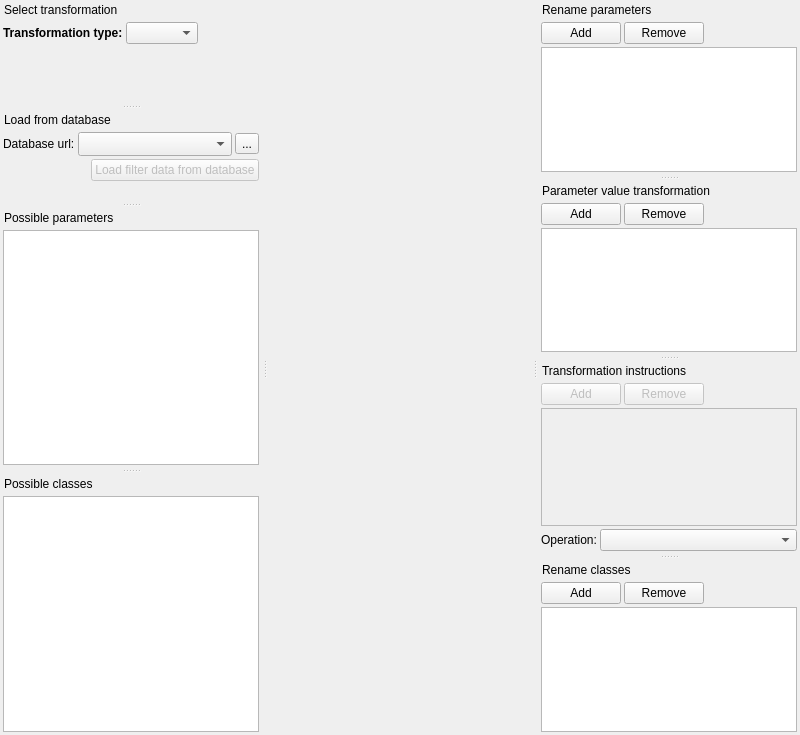
<?xml version="1.0" encoding="UTF-8"?>
<!--
######################################################################################################################
# Copyright (C) 2017-2022 Spine project consortium
# This file is part of Spine Items.
# Spine Items is free software: you can redistribute it and\/or modify it under the terms of the GNU Lesser General
# Public License as published by the Free Software Foundation, either version 3 of the License, or (at your option)
# any later version. This program is distributed in the hope that it will be useful, but WITHOUT ANY WARRANTY;
# without even the implied warranty of MERCHANTABILITY or FITNESS FOR A PARTICULAR PURPOSE. See the GNU Lesser General
# Public License for more details. You should have received a copy of the GNU Lesser General Public License along with
# this program. If not, see <http:\/\/www.gnu.org\/licenses\/>.
######################################################################################################################
-->
<ui version="4.0">
 <class>MainWindow</class>
 <widget class="QMainWindow" name="MainWindow">
  <property name="geometry">
   <rect>
    <x>0</x>
    <y>0</y>
    <width>800</width>
    <height>735</height>
   </rect>
  </property>
  <property name="windowTitle">
   <string>MainWindow</string>
  </property>
  <widget class="QWidget" name="centralwidget"/>
  <widget class="QDockWidget" name="type_dock">
   <property name="features">
    <set>QDockWidget::DockWidgetMovable</set>
   </property>
   <property name="windowTitle">
    <string>Select transformation</string>
   </property>
   <attribute name="dockWidgetArea">
    <number>1</number>
   </attribute>
   <widget class="QWidget" name="dockWidgetContents">
    <layout class="QVBoxLayout" name="verticalLayout">
     <property name="spacing">
      <number>3</number>
     </property>
     <property name="leftMargin">
      <number>3</number>
     </property>
     <property name="topMargin">
      <number>3</number>
     </property>
     <property name="rightMargin">
      <number>3</number>
     </property>
     <property name="bottomMargin">
      <number>3</number>
     </property>
     <item>
      <layout class="QHBoxLayout" name="horizontalLayout_3">
       <property name="leftMargin">
        <number>0</number>
       </property>
       <property name="topMargin">
        <number>0</number>
       </property>
       <property name="rightMargin">
        <number>0</number>
       </property>
       <property name="bottomMargin">
        <number>0</number>
       </property>
       <item>
        <widget class="QLabel" name="label">
         <property name="font">
          <font>
           <bold>true</bold>
          </font>
         </property>
         <property name="text">
          <string>Transformation type:</string>
         </property>
        </widget>
       </item>
       <item>
        <widget class="QComboBox" name="filter_combo_box"/>
       </item>
       <item>
        <spacer name="horizontalSpacer_2">
         <property name="orientation">
          <enum>Qt::Horizontal</enum>
         </property>
         <property name="sizeHint" stdset="0">
          <size>
           <width>40</width>
           <height>20</height>
          </size>
         </property>
        </spacer>
       </item>
      </layout>
     </item>
     <item>
      <spacer name="verticalSpacer">
       <property name="orientation">
        <enum>Qt::Vertical</enum>
       </property>
       <property name="sizeHint" stdset="0">
        <size>
         <width>20</width>
         <height>40</height>
        </size>
       </property>
      </spacer>
     </item>
    </layout>
   </widget>
  </widget>
  <widget class="QDockWidget" name="load_database_dock">
   <property name="features">
    <set>QDockWidget::DockWidgetMovable</set>
   </property>
   <property name="windowTitle">
    <string>Load from database</string>
   </property>
   <attribute name="dockWidgetArea">
    <number>1</number>
   </attribute>
   <widget class="QWidget" name="dockWidgetContents_2">
    <layout class="QVBoxLayout" name="verticalLayout_2">
     <property name="spacing">
      <number>3</number>
     </property>
     <property name="leftMargin">
      <number>3</number>
     </property>
     <property name="topMargin">
      <number>3</number>
     </property>
     <property name="rightMargin">
      <number>3</number>
     </property>
     <property name="bottomMargin">
      <number>3</number>
     </property>
     <item>
      <layout class="QHBoxLayout" name="horizontalLayout_4">
       <item>
        <widget class="QLabel" name="label_4">
         <property name="text">
          <string>Database url:</string>
         </property>
        </widget>
       </item>
       <item>
        <widget class="ElidedCombobox" name="database_url_combo_box">
         <property name="sizePolicy">
          <sizepolicy hsizetype="Expanding" vsizetype="Fixed">
           <horstretch>0</horstretch>
           <verstretch>0</verstretch>
          </sizepolicy>
         </property>
         <property name="sizeAdjustPolicy">
          <enum>QComboBox::AdjustToMinimumContentsLengthWithIcon</enum>
         </property>
         <property name="minimumContentsLength">
          <number>0</number>
         </property>
        </widget>
       </item>
       <item>
        <widget class="QToolButton" name="load_url_from_fs_button">
         <property name="toolTip">
          <string>&lt;html&gt;&lt;head/&gt;&lt;body&gt;&lt;p&gt;Browse file system&lt;/p&gt;&lt;/body&gt;&lt;/html&gt;</string>
         </property>
         <property name="text">
          <string>...</string>
         </property>
         <property name="icon">
          <iconset resource="../../ui/resources/resources_icons.qrc">
           <normaloff>:/icons/file.svg</normaloff>:/icons/file.svg</iconset>
         </property>
        </widget>
       </item>
      </layout>
     </item>
     <item>
      <layout class="QHBoxLayout" name="horizontalLayout_5">
       <item>
        <spacer name="horizontalSpacer_3">
         <property name="orientation">
          <enum>Qt::Horizontal</enum>
         </property>
         <property name="sizeHint" stdset="0">
          <size>
           <width>40</width>
           <height>20</height>
          </size>
         </property>
        </spacer>
       </item>
       <item>
        <widget class="QPushButton" name="load_data_button">
         <property name="enabled">
          <bool>false</bool>
         </property>
         <property name="text">
          <string>Load filter data from database</string>
         </property>
        </widget>
       </item>
      </layout>
     </item>
     <item>
      <spacer name="verticalSpacer_2">
       <property name="orientation">
        <enum>Qt::Vertical</enum>
       </property>
       <property name="sizeHint" stdset="0">
        <size>
         <width>20</width>
         <height>2</height>
        </size>
       </property>
      </spacer>
     </item>
    </layout>
   </widget>
  </widget>
  <widget class="QDockWidget" name="possible_parameters_dock">
   <property name="features">
    <set>QDockWidget::DockWidgetMovable</set>
   </property>
   <property name="windowTitle">
    <string>Possible parameters</string>
   </property>
   <attribute name="dockWidgetArea">
    <number>1</number>
   </attribute>
   <widget class="QWidget" name="dockWidgetContents_3">
    <layout class="QVBoxLayout" name="verticalLayout_3">
     <property name="spacing">
      <number>3</number>
     </property>
     <property name="leftMargin">
      <number>3</number>
     </property>
     <property name="topMargin">
      <number>3</number>
     </property>
     <property name="rightMargin">
      <number>3</number>
     </property>
     <property name="bottomMargin">
      <number>3</number>
     </property>
     <item>
      <widget class="ParameterTreeWidget" name="available_parameters_tree_view">
       <property name="dragEnabled">
        <bool>true</bool>
       </property>
       <property name="dragDropMode">
        <enum>QAbstractItemView::DragOnly</enum>
       </property>
       <property name="defaultDropAction">
        <enum>Qt::CopyAction</enum>
       </property>
       <attribute name="headerVisible">
        <bool>false</bool>
       </attribute>
       <column>
        <property name="text">
         <string notr="true">1</string>
        </property>
       </column>
      </widget>
     </item>
    </layout>
   </widget>
  </widget>
  <widget class="QDockWidget" name="parameter_rename_dock">
   <property name="features">
    <set>QDockWidget::DockWidgetMovable</set>
   </property>
   <property name="windowTitle">
    <string>Rename parameters</string>
   </property>
   <attribute name="dockWidgetArea">
    <number>2</number>
   </attribute>
   <widget class="QWidget" name="dockWidgetContents_4">
    <layout class="QVBoxLayout" name="verticalLayout_4">
     <property name="spacing">
      <number>3</number>
     </property>
     <property name="leftMargin">
      <number>3</number>
     </property>
     <property name="topMargin">
      <number>3</number>
     </property>
     <property name="rightMargin">
      <number>3</number>
     </property>
     <property name="bottomMargin">
      <number>3</number>
     </property>
     <item>
      <layout class="QHBoxLayout" name="horizontalLayout">
       <item>
        <widget class="QPushButton" name="add_parameter_button">
         <property name="text">
          <string>Add</string>
         </property>
        </widget>
       </item>
       <item>
        <widget class="QPushButton" name="remove_parameter_button">
         <property name="text">
          <string>Remove</string>
         </property>
        </widget>
       </item>
       <item>
        <spacer name="horizontalSpacer">
         <property name="orientation">
          <enum>Qt::Horizontal</enum>
         </property>
         <property name="sizeHint" stdset="0">
          <size>
           <width>40</width>
           <height>20</height>
          </size>
         </property>
        </spacer>
       </item>
      </layout>
     </item>
     <item>
      <widget class="DropTargetTable" name="parameter_rename_table_view">
       <property name="dragDropMode">
        <enum>QAbstractItemView::DropOnly</enum>
       </property>
       <property name="sortingEnabled">
        <bool>true</bool>
       </property>
       <attribute name="horizontalHeaderStretchLastSection">
        <bool>true</bool>
       </attribute>
      </widget>
     </item>
    </layout>
   </widget>
  </widget>
  <widget class="QDockWidget" name="value_transformation_dock">
   <property name="features">
    <set>QDockWidget::DockWidgetMovable</set>
   </property>
   <property name="windowTitle">
    <string>Parameter value transformation</string>
   </property>
   <attribute name="dockWidgetArea">
    <number>2</number>
   </attribute>
   <widget class="QWidget" name="dockWidgetContents_5">
    <layout class="QVBoxLayout" name="verticalLayout_5">
     <property name="spacing">
      <number>3</number>
     </property>
     <property name="leftMargin">
      <number>3</number>
     </property>
     <property name="topMargin">
      <number>3</number>
     </property>
     <property name="rightMargin">
      <number>3</number>
     </property>
     <property name="bottomMargin">
      <number>3</number>
     </property>
     <item>
      <layout class="QHBoxLayout" name="horizontalLayout_2">
       <item>
        <widget class="QPushButton" name="add_transformation_button">
         <property name="text">
          <string>Add</string>
         </property>
        </widget>
       </item>
       <item>
        <widget class="QPushButton" name="remove_transformation_button">
         <property name="text">
          <string>Remove</string>
         </property>
        </widget>
       </item>
       <item>
        <spacer name="horizontalSpacer_4">
         <property name="orientation">
          <enum>Qt::Horizontal</enum>
         </property>
         <property name="sizeHint" stdset="0">
          <size>
           <width>40</width>
           <height>20</height>
          </size>
         </property>
        </spacer>
       </item>
      </layout>
     </item>
     <item>
      <widget class="DropTargetTable" name="transformations_table_view">
       <property name="acceptDrops">
        <bool>true</bool>
       </property>
       <property name="dragDropMode">
        <enum>QAbstractItemView::DropOnly</enum>
       </property>
       <property name="showGrid">
        <bool>false</bool>
       </property>
       <property name="sortingEnabled">
        <bool>true</bool>
       </property>
       <attribute name="horizontalHeaderStretchLastSection">
        <bool>true</bool>
       </attribute>
      </widget>
     </item>
    </layout>
   </widget>
  </widget>
  <widget class="QDockWidget" name="value_instructions_dock">
   <property name="features">
    <set>QDockWidget::DockWidgetMovable</set>
   </property>
   <property name="windowTitle">
    <string>Transformation instructions</string>
   </property>
   <attribute name="dockWidgetArea">
    <number>2</number>
   </attribute>
   <widget class="QWidget" name="dockWidgetContents_6">
    <layout class="QVBoxLayout" name="verticalLayout_6">
     <property name="spacing">
      <number>3</number>
     </property>
     <property name="leftMargin">
      <number>3</number>
     </property>
     <property name="topMargin">
      <number>3</number>
     </property>
     <property name="rightMargin">
      <number>3</number>
     </property>
     <property name="bottomMargin">
      <number>3</number>
     </property>
     <item>
      <layout class="QHBoxLayout" name="horizontalLayout_6">
       <item>
        <widget class="QPushButton" name="add_instruction_button">
         <property name="enabled">
          <bool>false</bool>
         </property>
         <property name="text">
          <string>Add</string>
         </property>
        </widget>
       </item>
       <item>
        <widget class="QPushButton" name="remove_instruction_button">
         <property name="enabled">
          <bool>false</bool>
         </property>
         <property name="text">
          <string>Remove</string>
         </property>
        </widget>
       </item>
       <item>
        <spacer name="horizontalSpacer_5">
         <property name="orientation">
          <enum>Qt::Horizontal</enum>
         </property>
         <property name="sizeHint" stdset="0">
          <size>
           <width>40</width>
           <height>20</height>
          </size>
         </property>
        </spacer>
       </item>
      </layout>
     </item>
     <item>
      <widget class="QListWidget" name="instructions_list_view">
       <property name="enabled">
        <bool>false</bool>
       </property>
      </widget>
     </item>
     <item>
      <layout class="QFormLayout" name="instruction_options_layout">
       <item row="0" column="0">
        <widget class="QLabel" name="label_2">
         <property name="text">
          <string>Operation:</string>
         </property>
        </widget>
       </item>
       <item row="0" column="1">
        <widget class="QComboBox" name="operation_combo_box"/>
       </item>
      </layout>
     </item>
    </layout>
   </widget>
  </widget>
  <widget class="QDockWidget" name="possible_classes_dock">
   <property name="features">
    <set>QDockWidget::DockWidgetMovable</set>
   </property>
   <property name="windowTitle">
    <string>Possible classes</string>
   </property>
   <attribute name="dockWidgetArea">
    <number>1</number>
   </attribute>
   <widget class="QWidget" name="dockWidgetContents_7">
    <layout class="QVBoxLayout" name="verticalLayout_7">
     <property name="spacing">
      <number>3</number>
     </property>
     <property name="leftMargin">
      <number>3</number>
     </property>
     <property name="topMargin">
      <number>3</number>
     </property>
     <property name="rightMargin">
      <number>3</number>
     </property>
     <property name="bottomMargin">
      <number>3</number>
     </property>
     <item>
      <widget class="ClassTreeWidget" name="available_classes_tree_widget">
       <property name="dragEnabled">
        <bool>true</bool>
       </property>
       <property name="dragDropMode">
        <enum>QAbstractItemView::DragOnly</enum>
       </property>
       <property name="defaultDropAction">
        <enum>Qt::CopyAction</enum>
       </property>
       <property name="selectionMode">
        <enum>QAbstractItemView::ExtendedSelection</enum>
       </property>
       <attribute name="headerVisible">
        <bool>false</bool>
       </attribute>
       <column>
        <property name="text">
         <string notr="true">1</string>
        </property>
       </column>
      </widget>
     </item>
    </layout>
   </widget>
  </widget>
  <widget class="QDockWidget" name="class_rename_dock">
   <property name="features">
    <set>QDockWidget::DockWidgetMovable</set>
   </property>
   <property name="windowTitle">
    <string>Rename classes</string>
   </property>
   <attribute name="dockWidgetArea">
    <number>2</number>
   </attribute>
   <widget class="QWidget" name="dockWidgetContents_8">
    <layout class="QVBoxLayout" name="verticalLayout_8">
     <property name="spacing">
      <number>3</number>
     </property>
     <property name="leftMargin">
      <number>3</number>
     </property>
     <property name="topMargin">
      <number>3</number>
     </property>
     <property name="rightMargin">
      <number>3</number>
     </property>
     <property name="bottomMargin">
      <number>3</number>
     </property>
     <item>
      <layout class="QHBoxLayout" name="horizontalLayout_7">
       <item>
        <widget class="QPushButton" name="add_class_button">
         <property name="text">
          <string>Add</string>
         </property>
        </widget>
       </item>
       <item>
        <widget class="QPushButton" name="remove_class_button">
         <property name="text">
          <string>Remove</string>
         </property>
        </widget>
       </item>
       <item>
        <spacer name="horizontalSpacer_6">
         <property name="orientation">
          <enum>Qt::Horizontal</enum>
         </property>
         <property name="sizeHint" stdset="0">
          <size>
           <width>40</width>
           <height>20</height>
          </size>
         </property>
        </spacer>
       </item>
      </layout>
     </item>
     <item>
      <widget class="DropTargetTable" name="class_rename_table_view">
       <property name="acceptDrops">
        <bool>true</bool>
       </property>
       <property name="dragDropMode">
        <enum>QAbstractItemView::DropOnly</enum>
       </property>
       <property name="sortingEnabled">
        <bool>true</bool>
       </property>
       <attribute name="horizontalHeaderStretchLastSection">
        <bool>true</bool>
       </attribute>
      </widget>
     </item>
    </layout>
   </widget>
  </widget>
  <action name="remove_parameter_rename_action">
   <property name="text">
    <string>Remove parameter</string>
   </property>
   <property name="shortcut">
    <string>Del</string>
   </property>
   <property name="shortcutContext">
    <enum>Qt::WidgetShortcut</enum>
   </property>
  </action>
  <action name="remove_value_transformation_action">
   <property name="text">
    <string>Remove transformation</string>
   </property>
   <property name="shortcut">
    <string>Del</string>
   </property>
   <property name="shortcutContext">
    <enum>Qt::WidgetShortcut</enum>
   </property>
  </action>
  <action name="remove_class_rename_action">
   <property name="text">
    <string>Remove class</string>
   </property>
   <property name="shortcut">
    <string>Del</string>
   </property>
   <property name="shortcutContext">
    <enum>Qt::WidgetShortcut</enum>
   </property>
  </action>
  <action name="remove_instruction_action">
   <property name="text">
    <string>Remove instruction</string>
   </property>
   <property name="shortcut">
    <string>Del</string>
   </property>
   <property name="shortcutContext">
    <enum>Qt::WidgetShortcut</enum>
   </property>
  </action>
  <action name="copy_parameter_rename_data_action">
   <property name="text">
    <string>Copy</string>
   </property>
   <property name="shortcut">
    <string>Ctrl+C</string>
   </property>
   <property name="shortcutContext">
    <enum>Qt::WidgetShortcut</enum>
   </property>
  </action>
  <action name="paste_parameter_rename_data_action">
   <property name="text">
    <string>Paste</string>
   </property>
   <property name="shortcut">
    <string>Ctrl+V</string>
   </property>
   <property name="shortcutContext">
    <enum>Qt::WidgetShortcut</enum>
   </property>
  </action>
  <action name="copy_class_rename_data_action">
   <property name="text">
    <string>Copy</string>
   </property>
   <property name="shortcut">
    <string>Ctrl+C</string>
   </property>
   <property name="shortcutContext">
    <enum>Qt::WidgetShortcut</enum>
   </property>
  </action>
  <action name="paste_class_rename_data_action">
   <property name="text">
    <string>Paste</string>
   </property>
   <property name="shortcut">
    <string>Ctrl+V</string>
   </property>
   <property name="shortcutContext">
    <enum>Qt::WidgetShortcut</enum>
   </property>
  </action>
  <action name="copy_value_transformation_data_action">
   <property name="text">
    <string>Copy</string>
   </property>
   <property name="shortcut">
    <string>Ctrl+C</string>
   </property>
   <property name="shortcutContext">
    <enum>Qt::WidgetShortcut</enum>
   </property>
  </action>
  <action name="paste_value_transformation_data_action">
   <property name="text">
    <string>Paste</string>
   </property>
   <property name="shortcut">
    <string>Ctrl+V</string>
   </property>
   <property name="shortcutContext">
    <enum>Qt::WidgetShortcut</enum>
   </property>
  </action>
 </widget>
 <customwidgets>
  <customwidget>
   <class>ElidedCombobox</class>
   <extends>QComboBox</extends>
   <header>spinetoolbox/widgets/custom_combobox.h</header>
  </customwidget>
  <customwidget>
   <class>DropTargetTable</class>
   <extends>QTableView</extends>
   <header>spine_items/data_transformer/widgets/drop_target_table.h</header>
  </customwidget>
  <customwidget>
   <class>ClassTreeWidget</class>
   <extends>QTreeWidget</extends>
   <header>spine_items/data_transformer/widgets/class_tree_widget.h</header>
  </customwidget>
  <customwidget>
   <class>ParameterTreeWidget</class>
   <extends>QTreeWidget</extends>
   <header>./widgets/parameter_tree_widget.h</header>
  </customwidget>
 </customwidgets>
 <resources>
  <include location="../../ui/resources/resources_icons.qrc"/>
 </resources>
 <connections/>
</ui>
